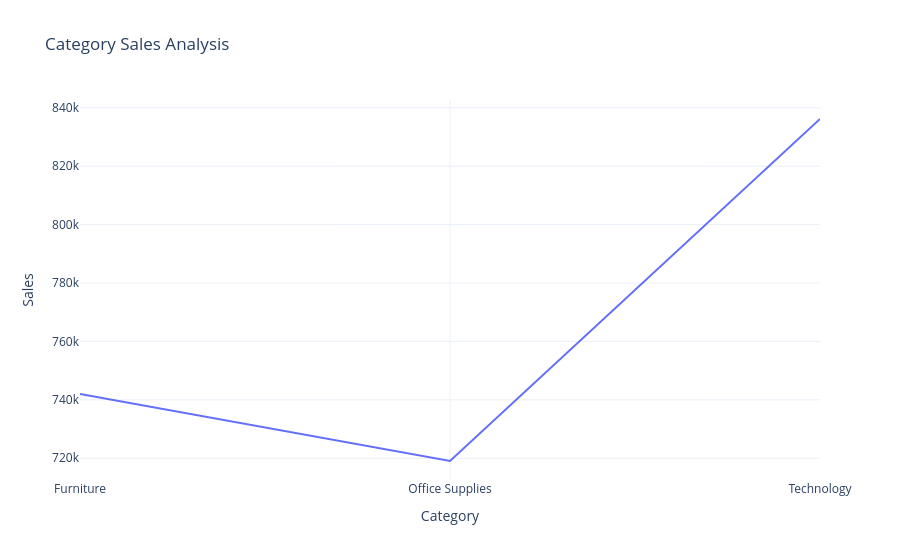

Write notebook code for a chart like this one.
### Code cell
fig= px.line(sales_by_category,
             x= 'Category',
             y= 'Sales',
             title = 'Category Sales Analysis')
fig.show()

### Figure 1 — Plotly figure (JSON) as saved in the notebook; plotly's stock layout.template omitted (floating-point values rounded to 4 significant figures)
{"data": [{"hovertemplate": "Category=%{x}<br>Sales=%{y}<extra></extra>", "legendgroup": "", "line": {"color": "#636efa", "dash": "solid"}, "marker": {"symbol": "circle"}, "mode": "lines", "name": "", "orientation": "v", "showlegend": false, "type": "scatter", "x": ["Furniture", "Office Supplies", "Technology"], "xaxis": "x", "y": [742000.0, 719000.0, 836200.0], "yaxis": "y"}], "layout": {"legend": {"tracegroupgap": 0}, "title": {"text": "Category Sales Analysis"}, "xaxis": {"anchor": "y", "domain": [0, 1], "title": {"text": "Category"}}, "yaxis": {"anchor": "x", "domain": [0, 1], "title": {"text": "Sales"}}}}
